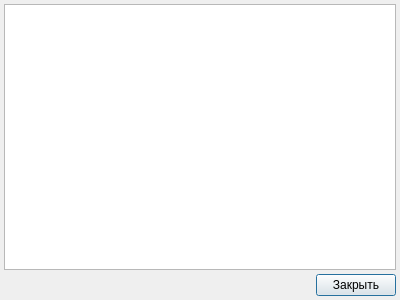
<?xml version="1.0" encoding="UTF-8"?>
<ui version="4.0">
 <class>dialogHospitalBedsEvent</class>
 <widget class="QDialog" name="dialogHospitalBedsEvent">
  <property name="geometry">
   <rect>
    <x>0</x>
    <y>0</y>
    <width>400</width>
    <height>300</height>
   </rect>
  </property>
  <property name="windowTitle">
   <string>События для коек</string>
  </property>
  <layout class="QGridLayout" name="gridLayout">
   <property name="margin">
    <number>4</number>
   </property>
   <property name="spacing">
    <number>4</number>
   </property>
   <item row="0" column="0" colspan="2">
    <widget class="CTableView" name="tblHospitalBedEvent"/>
   </item>
   <item row="1" column="0">
    <spacer name="horizontalSpacer">
     <property name="orientation">
      <enum>Qt::Horizontal</enum>
     </property>
     <property name="sizeHint" stdset="0">
      <size>
       <width>294</width>
       <height>20</height>
      </size>
     </property>
    </spacer>
   </item>
   <item row="1" column="1">
    <widget class="QPushButton" name="btnClose">
     <property name="text">
      <string>Закрыть</string>
     </property>
    </widget>
   </item>
  </layout>
 </widget>
 <customwidgets>
  <customwidget>
   <class>CTableView</class>
   <extends>QTableView</extends>
   <header>library/TableView</header>
  </customwidget>
 </customwidgets>
 <resources/>
 <connections/>
</ui>
